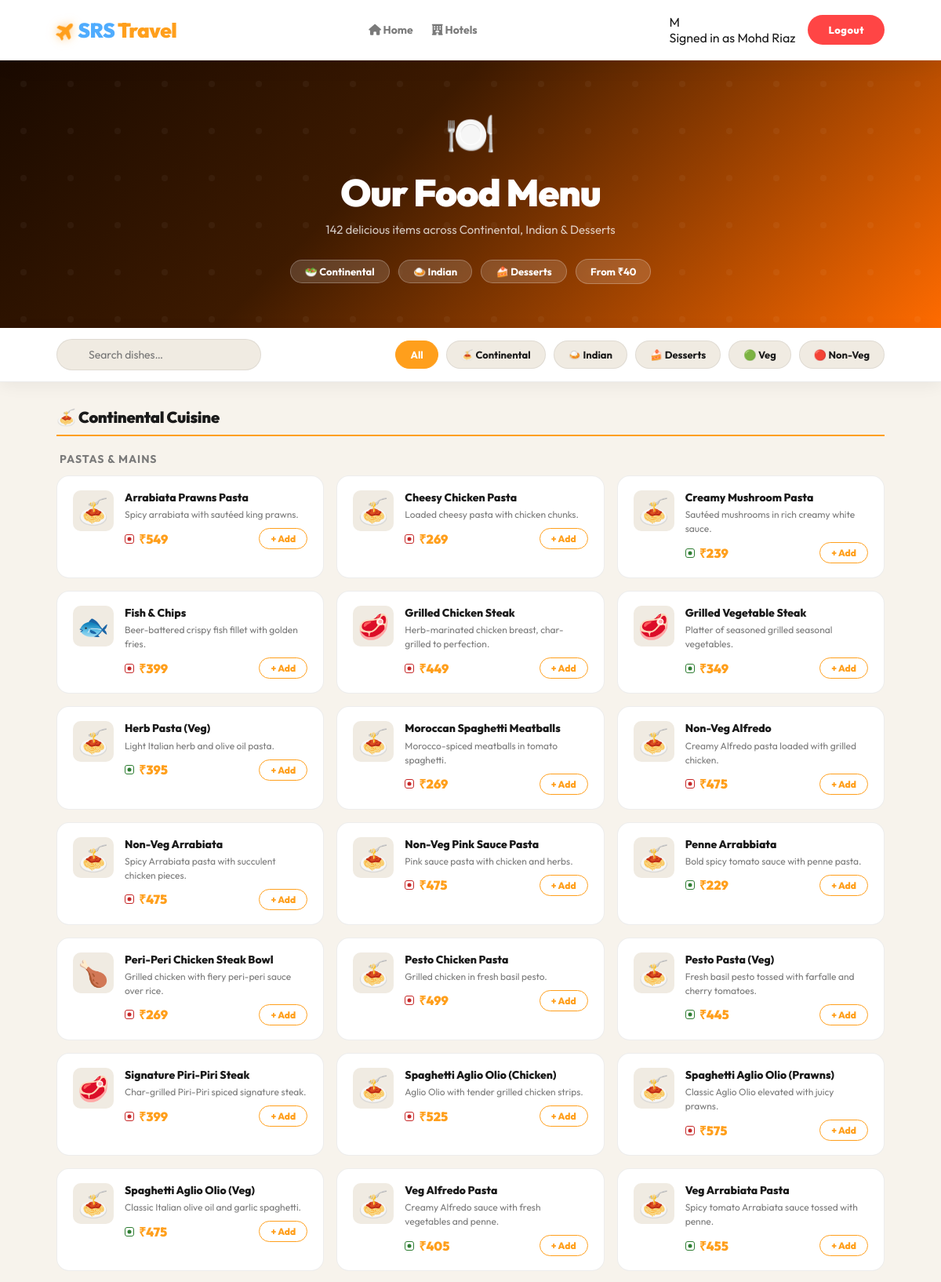
Page /food (signed in, upper part) on the committed database.
### tables this page shows
CREATE TABLE food_items (
            id          INTEGER PRIMARY KEY AUTOINCREMENT,
            name        TEXT NOT NULL,
            category    TEXT NOT NULL,
            subcategory TEXT NOT NULL,
            type        TEXT NOT NULL DEFAULT 'Veg',
            price_min   INTEGER NOT NULL,
            price_max   INTEGER NOT NULL,
            emoji       TEXT DEFAULT '🍽️',
            description TEXT
        );

### bookticket.py (the view)
@app.route("/food")
@login_required
def food():
    with get_db() as conn:
        all_food = [dict(r) for r in conn.execute(
            "SELECT * FROM food_items ORDER BY category, subcategory, name"
        ).fetchall()]
    from collections import defaultdict
    grouped = defaultdict(lambda: defaultdict(list))
    for item in all_food:
        grouped[item['category']][item['subcategory']].append(item)
    grouped = {cat: dict(subs) for cat, subs in grouped.items()}
    return render_template("food.html",
        logged_in    = True,
        user_name    = session.get('user', ''),
        avatar_color = session.get('avatar_color', '#ff9f1c'),
        grouped      = grouped,
        total        = len(all_food),
    )

### bookticket.py (called while the page is built, shortened)
def login_required(f):
    @wraps(f)
    def decorated(*args, **kwargs):
        return f(*args, **kwargs)
    return decorated

def get_db():
    conn = sqlite3.connect(DB_PATH)
    conn.row_factory = sqlite3.Row
    return conn

### templates/food.html (shortened to what this page needs)
<!DOCTYPE html>
<html lang="en">
<head>
    <link rel="stylesheet" href="{{ url_for('static', filename='bookticket.css') }}">
    <link rel="stylesheet" href="https://cdnjs.cloudflare.com/ajax/libs/font-awesome/6.4.0/css/all.min.css">
</head>
<body data-theme="light">
    <header>
        <div class="logo" onclick="window.location='/'">
            <i class="fas fa-plane logo-plane"></i>SRS<span> Travel</span>
        </div>
        <nav style="display:flex;gap:24px;align-items:center;">
            <a href="/" style="font-size:14px;font-weight:700;color:var(--muted);text-decoration:none;">
                <i class="fas fa-home"></i> Home
            </a>
            <a href="/hotels" style="font-size:14px;font-weight:700;color:var(--muted);text-decoration:none;">
                <i class="fas fa-hotel"></i> Hotels
            </a>
        </nav>
        <div class="header-actions">
            {% if logged_in %}
            <div class="user-avatar-chip">
                <div class="ua-dot">{{ user_name[0].upper() }}</div>
                <div class="ua-info">
                    <span class="ua-greeting">Signed in as</span>
                    <span class="ua-name">{{ user_name }}</span>
                </div>
            </div>
            <a href="{{ url_for('logout') }}"><button class="btn btn-danger">Logout</button></a>
            {% else %}
            <a href="{{ url_for('login') }}"><button class="btn btn-primary">Sign In</button></a>
            {% endif %}
        </div>
    </header>
    <div class="food-hero">
        <div style="font-size:52px;margin-bottom:12px;">🍽️</div>
        <h1>Our Food Menu</h1>
        <p>{{ total }} delicious items across Continental, Indian & Desserts</p>
        <div>
            <span class="food-badge">🥗 Continental</span>
            <span class="food-badge">🍛 Indian</span>
            <span class="food-badge">🍰 Desserts</span>
            <span class="food-badge">From ₹40</span>
        </div>
    </div>
    <div class="food-filters" id="filterBar">
        <div class="search-wrap">
            <input type="text" class="search-input" id="foodSearch" placeholder="Search dishes…" oninput="filterFood()">
        </div>
        <button class="filter-btn active" data-cat="all" onclick="setCat(this,'all')">All</button>
        <button class="filter-btn" data-cat="Continental" onclick="setCat(this,'Continental')">🍝 Continental</button>
        <button class="filter-btn" data-cat="Indian" onclick="setCat(this,'Indian')">🍛 Indian</button>
        <button class="filter-btn" data-cat="Desserts" onclick="setCat(this,'Desserts')">🍰 Desserts</button>
        <button class="filter-btn veg-btn" id="vegBtn" onclick="toggleType('Veg')">🟢 Veg</button>
        <button class="filter-btn nonveg-btn" id="nonvegBtn" onclick="toggleType('Non-Veg')">🔴 Non-Veg</button>
    </div>
    <div class="food-body" id="menuBody">
        {% for category, subcats in grouped.items() %}
        <div class="food-section" data-category="{{ category }}">
            <div class="food-section-title">
                {% if category == 'Continental' %}🍝
                {% elif category == 'Indian' %}🍛
                {% elif category == 'Desserts' %}🍰
                {% endif %}
                {{ category }} Cuisine
            </div>
            {% for subcat, items in subcats.items() %}
            <div class="food-subsection">
                <div class="food-subsection-title">{{ subcat }}</div>
                <div class="food-grid">
                    {% for item in items %}
                    <div class="food-card {% if item.type == 'Non-Veg' %}non-veg{% endif %}"
                        data-name="{{ item.name|lower }}" data-category="{{ item.category }}"
                        data-type="{{ item.type }}" data-price="{{ item.price_min }}" id="item-{{ item.id }}">
                        <div class="food-emoji">{{ item.emoji }}</div>
                        <div class="food-info">
                            <div class="food-name">{{ item.name }}</div>
                            <div class="food-desc">{{ item.description }}</div>
                            <div class="food-footer">
                                <div style="display:flex;align-items:center;gap:6px;">
                                    <span
                                        class="food-type-dot {% if item.type == 'Non-Veg' %}nonveg-dot{% else %}veg-dot{% endif %}"></span>
                                    <span class="food-price">
                                        ₹{{ item.price_min }}
                                    </span>
                                </div>
                                <button class="add-btn" id="btn-{{ item.id }}"
                                    onclick="addToCart({{ item.id }}, '{{ item.name|replace("'","\\'")|e }}', {{ item.price_min }})">
                                    + Add
                                </button>
                            </div>
                        </div>
                    </div>
                    {% endfor %}
                </div>
            </div>
            {% endfor %}
        </div>
        {% endfor %}
    </div>
</body>
</html>

### static/bookticket.css (style rules this page uses)
:root { --bg: #f7f3ec; --card-bg: #ffffff; --text: #1a1a1a; --muted: #7a7a7a; --accent: #ff9f1c; --accent2: #4facfe; --border: rgba(0, 0, 0, 0.07); --shadow: rgba(0, 0, 0, 0.06); --hero-shade: rgba(0, 0, 0, 0.38); --input-bg: #f0ebe2; }
* { margin: 0; padding: 0; box-sizing: border-box; }
body { font-family: 'Outfit', sans-serif; background: var(--bg); color: var(--text); transition: background 0.4s, color 0.4s; overflow-x: hidden; }
a { text-decoration: none; color: inherit; }
header { background: var(--card-bg); padding: 18px 6%; display: flex; justify-content: space-between; align-items: center; position: sticky; top: 0; z-index: 999; border-bottom: 1px solid var(--border); box-shadow: 0 4px 30px var(--shadow); }
.logo { font-size: 26px; font-weight: 900; color: var(--accent2); letter-spacing: -0.5px; cursor: pointer; }
.logo span { color: var(--accent); }
.logo-plane { color: var(--accent); font-size: 22px; display: inline-block; transform: rotate(-45deg) translateY(-2px); margin: 0 2px 0 1px; transition: transform 0.35s cubic-bezier(0.34, 1.56, 0.64, 1), filter 0.35s ease; filter: drop-shadow(0 0 6px rgba(255, 159, 28, 0.55)); vertical-align: middle; }
.header-actions { display: flex; align-items: center; gap: 16px; }
.btn { display: inline-flex; align-items: center; gap: 8px; padding: 11px 26px; border-radius: 50px; border: none; font-family: 'Outfit', sans-serif; font-weight: 800; font-size: 13px; cursor: pointer; transition: transform 0.2s, box-shadow 0.2s, filter 0.2s; letter-spacing: 0.5px; }
.btn-danger { background: #ff4545; color: #fff; }
.filter-btn { padding: 10px 24px; border-radius: 50px; border: 2px solid var(--border); background: transparent; font-family: 'Outfit', sans-serif; font-size: 14px; font-weight: 700; color: var(--text); cursor: pointer; transition: 0.2s; }
.filter-btn:hover, .filter-btn.active { background: var(--accent); color: #fff; border-color: var(--accent); }

### rows in the picture
food_items: category "Continental", subcategory "PASTAS & MAINS", emoji "🍝", name "Arrabiata Prawns Pasta", description "Spicy arrabiata with sautéed king prawns.", price_min "549"
food_items: emoji "🍝", name "Cheesy Chicken Pasta", description "Loaded cheesy pasta with chicken chunks.", price_min "269"
food_items: emoji "🍝", name "Creamy Mushroom Pasta", description "Sautéed mushrooms in rich creamy white sauce.", price_min "239"
food_items: emoji "🐟", name "Fish & Chips", description "Beer-battered crispy fish fillet with golden fries.", price_min "399"
food_items: emoji "🥩", name "Grilled Chicken Steak", description "Herb-marinated chicken breast, char-grilled to perfection.", price_min "449"
food_items: emoji "🥩", name "Grilled Vegetable Steak", description "Platter of seasoned grilled seasonal vegetables.", price_min "349"
food_items: emoji "🍝", name "Herb Pasta (Veg)", description "Light Italian herb and olive oil pasta.", price_min "395"
food_items: emoji "🍝", name "Moroccan Spaghetti Meatballs", description "Morocco-spiced meatballs in tomato spaghetti.", price_min "269"
food_items: emoji "🍝", name "Non-Veg Alfredo", description "Creamy Alfredo pasta loaded with grilled chicken.", price_min "475"
food_items: emoji "🍝", name "Non-Veg Arrabiata", description "Spicy Arrabiata pasta with succulent chicken pieces.", price_min "475"
food_items: emoji "🍝", name "Non-Veg Pink Sauce Pasta", description "Pink sauce pasta with chicken and herbs.", price_min "475"
food_items: emoji "🍝", name "Penne Arrabbiata", description "Bold spicy tomato sauce with penne pasta.", price_min "229"
food_items: emoji "🍗", name "Peri-Peri Chicken Steak Bowl", description "Grilled chicken with fiery peri-peri sauce over rice.", price_min "269"
food_items: emoji "🍝", name "Pesto Chicken Pasta", description "Grilled chicken in fresh basil pesto.", price_min "499"
food_items: emoji "🍝", name "Pesto Pasta (Veg)", description "Fresh basil pesto tossed with farfalle and cherry tomatoes.", price_min "445"
food_items: emoji "🥩", name "Signature Piri-Piri Steak", description "Char-grilled Piri-Piri spiced signature steak.", price_min "399"
food_items: emoji "🍝", name "Spaghetti Aglio Olio (Chicken)", description "Aglio Olio with tender grilled chicken strips.", price_min "525"
food_items: emoji "🍝", name "Spaghetti Aglio Olio (Prawns)", description "Classic Aglio Olio elevated with juicy prawns.", price_min "575"
food_items: emoji "🍝", name "Spaghetti Aglio Olio (Veg)", description "Classic Italian olive oil and garlic spaghetti.", price_min "475"
food_items: emoji "🍝", name "Veg Alfredo Pasta", description "Creamy Alfredo sauce with fresh vegetables and penne.", price_min "405"
food_items: emoji "🍝", name "Veg Arrabiata Pasta", description "Spicy tomato Arrabiata sauce tossed with penne.", price_min "455"

### other values in the picture
{{ user_name[0].upper() }} "M"
{{ user_name }} "Mohd Riaz"
{{ total }} "142"
